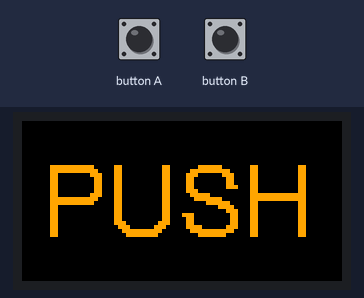
A program run on a simulated ESP32. Parts: 160×80 colour display. The test bench sets the inputs (shaded band). WiFi joins after 1.5 s; servers stay silent unless stated; web services answer with replies made up by the test bench; what the program prints to the serial monitor is not drawn.

Above: at 1.3 s.
1.4 s: button A pressed for 0.15 s
At 1.9 s:
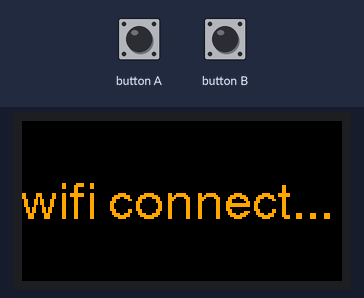
4.5 s: button A pressed for 3.2 s
At 4.5 s:
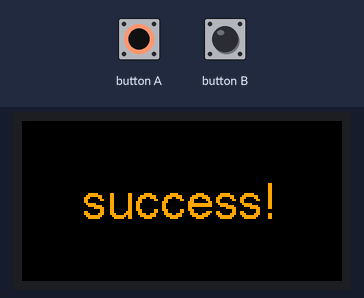
At 10.1 s:
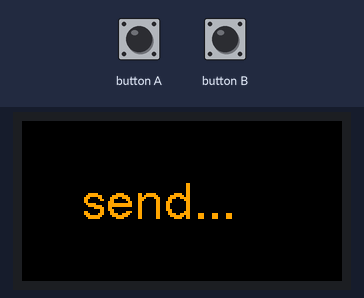
Timing chart, 0 to 11.6 s (numbered marks = the images above; inputs shaded):
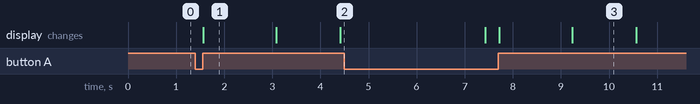

The program:

main.cpp
```cpp
#include <M5StickC.h>
#include <WiFiClientSecure.h>
#include <ssl_client.h>

#define TOKEN ""
#define SSID ""
#define PASSWORD ""

int lcdValue_g = 9;

void lcd(const char *str, int x, int y, int size)
{
  M5.Lcd.setRotation(1);
  M5.Lcd.setTextColor(ORANGE);
  M5.Lcd.fillScreen(BLACK);
  M5.Lcd.setTextFont(4);
  M5.Lcd.setTextSize(size);
  M5.Lcd.setCursor(x, y);
  M5.Lcd.print(str);
}

#define RETRY_MAX 100
void wifi_connect(const char *ssid, const char *password)
{
  Serial.printf("wifi connecting...");
  while (true)
  {
    int retry = 0;
    WiFi.disconnect(true);
    WiFi.mode(WIFI_STA);
    WiFi.begin(ssid, password);
    while (WiFi.status() != WL_CONNECTED)
    {
      delay(100);
      Serial.printf("%d ", retry);
      retry++;
      if (retry > RETRY_MAX) // max 100 wifi-reset
      {
        retry = 0;
        break;
      }
    }
    break;
  }
  Serial.println("\nwifi connect ok");
}

#define RECIEVE_MAX 48
void line_send(const char *token, String message)
{
  const char *host = "notify-api.line.me";
  WiFiClientSecure client;
  client.setInsecure();
  Serial.println("Try");
  //LineのAPIサーバに接続
  if (!client.connect(host, 443))
  {
    Serial.println("Connection failed");
    return;
  }
  Serial.println("Connected");
  //リクエストを送信
  String query = String("message=") + message;
  String request = String("") +
                   "POST /api/notify HTTP/1.1\r\n" +
                   "Host: " + host + "\r\n" +
                   "Authorization: Bearer " + token + "\r\n" +
                   "Content-Length: " + String(query.length()) + "\r\n" +
                   "Content-Type: application/x-www-form-urlencoded\r\n\r\n" +
                   query + "\r\n";
  client.print(request);

  //受信終了まで待つ
  for (int i = 0; client.connected() && i < RECIEVE_MAX; i++) //max 48line
  {
    String line = client.readStringUntil('\n');
    Serial.println(">" + line);
    if (line == "")
    {
      break;
    }
  }
  Serial.println("recieve end.\n");
}

void setup()
{
  M5.begin();
  M5.Axp.ScreenBreath(lcdValue_g);
  M5.Lcd.setRotation(1);
  M5.Lcd.setTextSize(2);

  Serial.begin(9600); //シリアルモニタ　ボーレートの設定

  lcd("PUSH", 10, 20, 2);
}

void loop()
{
  M5.update();
  if (M5.BtnA.wasReleased())
  {
    lcd("wifi connect...", 0, 30, 1);
    wifi_connect(SSID, PASSWORD);
    lcd("send...", 30, 30, 1);
    line_send(TOKEN, "連絡ください");
    lcd("success!", 30, 30, 1);
    WiFi.disconnect(true);
    delay(3000);
    lcd("PUSH", 10, 20, 2);
  }
  else if (M5.BtnB.wasReleased())
  {
    lcd("wifi connect...", 0, 30, 1);
    wifi_connect(SSID, PASSWORD);
    lcd("send...", 30, 30, 1);
    line_send(TOKEN, "てすと");
    lcd("success!", 30, 30, 1);
    WiFi.disconnect(true);
    delay(3000);
    lcd("PUSH", 10, 20, 2);
  }
  else if (M5.Axp.GetBtnPress() == 2)
  {
    lcdValue_g++;
    if (lcdValue_g > 12) {
      lcdValue_g = 7;
    }
    Serial.printf("%d ", lcdValue_g);
    M5.Axp.ScreenBreath(lcdValue_g);
    lcd("LINE BUTTON\n\n      by asamizu", 0, 0, 1);
    delay(3000);
    lcd("PUSH", 10, 20, 2);
  }
}
```

Measured:
- after the input at 1.4 s, the display: changes after 0.17 s (image 1)
- after the input at 4.5 s, the display: first differs from a run without the input after 3.2 s (image 3 shows a later state)
- what the display in image 1 shows lasts 1.5 s, from 1.6 s to 3.1 s
